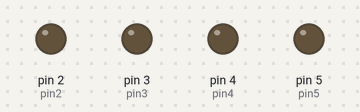
The sketch below on a simulated Arduino Uno, built with avr-gcc and run on an emulated ATmega328P. On the bench: output pins drawn as LEDs (lit = HIGH).

Above: at 0.1 s.
At 4.6 s:
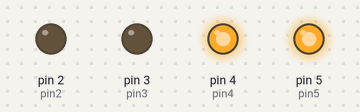
At 9.1 s:
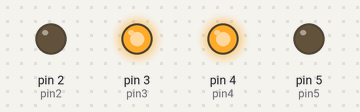
At 19.6 s:
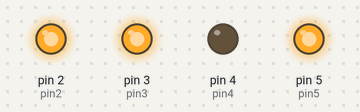
At 29.1 s:
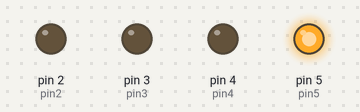
At 38.1 s:
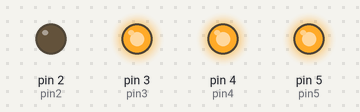
Timing chart, 0 to 40.0 s (numbered marks = the images above):
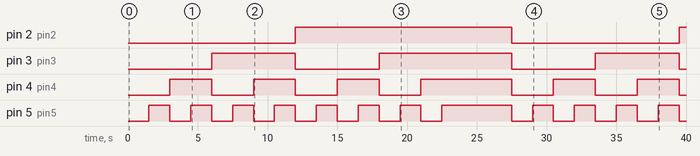

Measured:
- by itself, pin 2 (pin2): LOW → HIGH at 12.0 s, → LOW 15.5 s later, → HIGH 12.0 s later
- by itself, pin 3 (pin3): goes HIGH 6.0 s, LOW 6.0 s, HIGH 9.5 s, LOW 6.0 s, HIGH 6.0 s, then LOW
- by itself, pin 4 (pin4): goes 3 × (HIGH 3.0 s, LOW 3.0 s), HIGH 6.5 s, LOW 3.0 s, HIGH 3.0 s, LOW 3.0 s, HIGH 3.0 s, then LOW
- by itself, pin 5 (pin5): goes 7 × (HIGH 1.5 s, LOW 1.5 s), HIGH 5.0 s, 4 × (LOW 1.5 s, HIGH 1.5 s), then LOW

The sketch:

ledCounter.ino
```cpp
int pin2 = 2;
int pin3 = 3;
int pin4 = 4;
int pin5 = 5;
int switchDelay = 1500 ;

void setup() {
  // put your setup code here, to run once:
  pinMode(pin2, OUTPUT);
  pinMode(pin3, OUTPUT);
  pinMode(pin4, OUTPUT);
  pinMode(pin5, OUTPUT);
}

void loop() {
  // put your main code here, to run repeatedly:
  digitalWrite(pin2, LOW);
  digitalWrite(pin3, LOW);
  digitalWrite(pin4, LOW);
  digitalWrite(pin5, LOW);
  delay(switchDelay);

  digitalWrite(pin2, LOW);
  digitalWrite(pin3, LOW);
  digitalWrite(pin4, LOW);
  digitalWrite(pin5, HIGH);
  delay(switchDelay);

  digitalWrite(pin2, LOW);
  digitalWrite(pin3, LOW);
  digitalWrite(pin4, HIGH);
  digitalWrite(pin5, LOW);
  delay(switchDelay);

  digitalWrite(pin2, LOW);
  digitalWrite(pin3, LOW);
  digitalWrite(pin4, HIGH);
  digitalWrite(pin5, HIGH);
  delay(switchDelay);

  digitalWrite(pin2, LOW);
  digitalWrite(pin3, HIGH);
  digitalWrite(pin4, LOW);
  digitalWrite(pin5, LOW);
  delay(switchDelay);

  digitalWrite(pin2, LOW);
  digitalWrite(pin3, HIGH);
  digitalWrite(pin4, LOW);
  digitalWrite(pin5, HIGH);
  delay(switchDelay);

  digitalWrite(pin2, LOW);
  digitalWrite(pin3, HIGH);
  digitalWrite(pin4, HIGH);
  digitalWrite(pin5, LOW);
  delay(switchDelay);

  digitalWrite(pin2, LOW);
  digitalWrite(pin3, HIGH);
  digitalWrite(pin4, HIGH);
  digitalWrite(pin5, HIGH);
  delay(switchDelay);

  digitalWrite(pin2, HIGH);
  digitalWrite(pin3, LOW);
  digitalWrite(pin4, LOW);
  digitalWrite(pin5, LOW);
  delay(switchDelay);

  digitalWrite(pin2, HIGH);
  digitalWrite(pin3, LOW);
  digitalWrite(pin4, LOW);
  digitalWrite(pin5, HIGH);
  delay(switchDelay);

  digitalWrite(pin2, HIGH);
  digitalWrite(pin3, LOW);
  digitalWrite(pin4, HIGH);
  digitalWrite(pin5, LOW);
  delay(switchDelay);

  digitalWrite(pin2, HIGH);
  digitalWrite(pin3, LOW);
  digitalWrite(pin4, HIGH);
  digitalWrite(pin5, HIGH);
  delay(switchDelay);

  digitalWrite(pin2, HIGH);
  digitalWrite(pin3, HIGH);
  digitalWrite(pin4, LOW);
  digitalWrite(pin5, LOW);
  delay(switchDelay);

  digitalWrite(pin2, HIGH);
  digitalWrite(pin3, HIGH);
  digitalWrite(pin4, LOW);
  digitalWrite(pin5, HIGH);
  delay(switchDelay);

  digitalWrite(pin2, HIGH);
  digitalWrite(pin3, HIGH);
  digitalWrite(pin4, HIGH);
  digitalWrite(pin5, LOW);
  delay(switchDelay);

  digitalWrite(pin2, HIGH);
  digitalWrite(pin3, HIGH);
  digitalWrite(pin4, HIGH);
  digitalWrite(pin5, HIGH);
  delay(5000);
}
```
